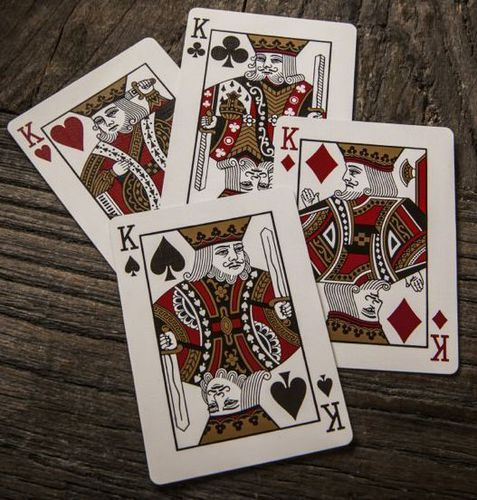
#> input picture Resources/cards.jpg, 477 x 500 px, given in place of the camera
$ python chapter7.py
#> lines starting #> are read from the running program, lines starting #| are printed output that depends on the picture; after the words box and inside, x2 and y2 are one past the last pixel; in counts of white or black regions, pixels touching at a corner belong together
import cv2
import numpy as np

frame_width = 640
frame_height = 480
cap = cv2.VideoCapture(1)
cap.set(3, frame_width)
cap.set(4, frame_height)
cap.set(10, 150)


def stack_images(scale, img_array):
    rows = len(img_array)
    cols = len(img_array[0])
    rows_available = isinstance(img_array[0], list)
    width = img_array[0][0].shape[1]
    height = img_array[0][0].shape[0]
    if rows_available:
        for x in range(0, rows):
            for y in range(0, cols):
                if img_array[x][y].shape[:2] == img_array[0][0].shape[:2]:
                    img_array[x][y] = cv2.resize(img_array[x][y], (0, 0), None, scale, scale)
                else:
                    img_array[x][y] = cv2.resize(img_array[x][y], (img_array[0][0].shape[1], img_array[0][0].shape[0]),
                                                 None, scale, scale)
                if len(img_array[x][y].shape) == 2:
                    img_array[x][y] = cv2.cvtColor(img_array[x][y], cv2.COLOR_GRAY2BGR)
        image_blank = np.zeros((height, width, 3), np.uint8)
        hor = [image_blank] * rows
        for x in range(0, rows):
            hor[x] = np.hstack(img_array[x])
        ver = np.vstack(hor)
    else:
        for x in range(0, rows):
            if img_array[x].shape[:2] == img_array[0].shape[:2]:
                img_array[x] = cv2.resize(img_array[x], (0, 0), None, scale, scale)
            else:
                img_array[x] = cv2.resize(img_array[x], (img_array[0].shape[1], img_array[0].shape[0]), None, scale,
                                          scale)
            if len(img_array[x].shape) == 2:
                img_array[x] = cv2.cvtColor(img_array[x], cv2.COLOR_GRAY2BGR)
        hor = np.hstack(img_array)
        ver = hor
    return ver


def empty(a):
    pass


path = "Resources/lambo.png"
cv2.namedWindow("TrackBars")
cv2.resizeWindow("TrackBars", 640, 240)
cv2.createTrackbar("Hue Min", "TrackBars", 0, 179, empty)
cv2.createTrackbar("Hue Max", "TrackBars", 19, 179, empty)
cv2.createTrackbar("Sat Min", "TrackBars", 110, 255, empty)
cv2.createTrackbar("Sat Max", "TrackBars", 240, 255, empty)
cv2.createTrackbar("Val Min", "TrackBars", 153, 255, empty)
cv2.createTrackbar("Val Max", "TrackBars", 255, 255, empty)

while True:
    # img = cv2.imread(path)
    success, img = cap.read()
#> img is the input picture: shape (500, 477, 3); mean B, G, R 88.1, 96.6, 109.6
    imgHSV = cv2.cvtColor(img, cv2.COLOR_BGR2HSV)
#> imgHSV: shape (500, 477, 3); mean H, S, V 21.2, 75.8, 109.6
    h_min = cv2.getTrackbarPos("Hue Min", "TrackBars")
    h_max = cv2.getTrackbarPos("Hue Max", "TrackBars")
    s_min = cv2.getTrackbarPos("Sat Min", "TrackBars")
    s_max = cv2.getTrackbarPos("Sat Max", "TrackBars")
    v_min = cv2.getTrackbarPos("Val Min", "TrackBars")
    v_max = cv2.getTrackbarPos("Val Max", "TrackBars")
    lower = np.array([h_min, s_min, v_min])
    upper = np.array([h_max, s_max, v_max])
    mask = cv2.inRange(imgHSV, lower, upper)
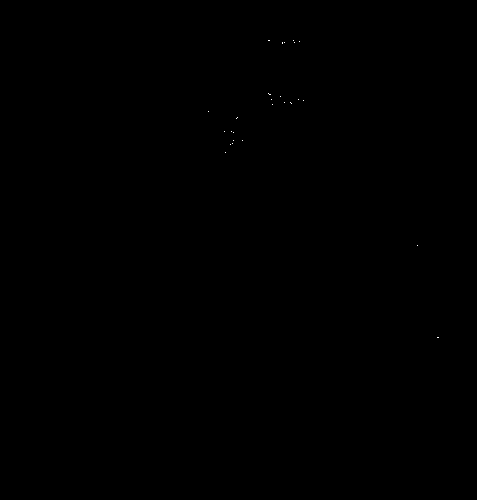
#> mask: shape (500, 477); 0.01% white in thin lines or dots, all inside (x1, y1, x2, y2) = (208, 40, 439, 338)
    img_result = cv2.bitwise_and(img, img, mask=mask)

    img_stack = stack_images(0.6, ([img, imgHSV], [mask, img_result]), )
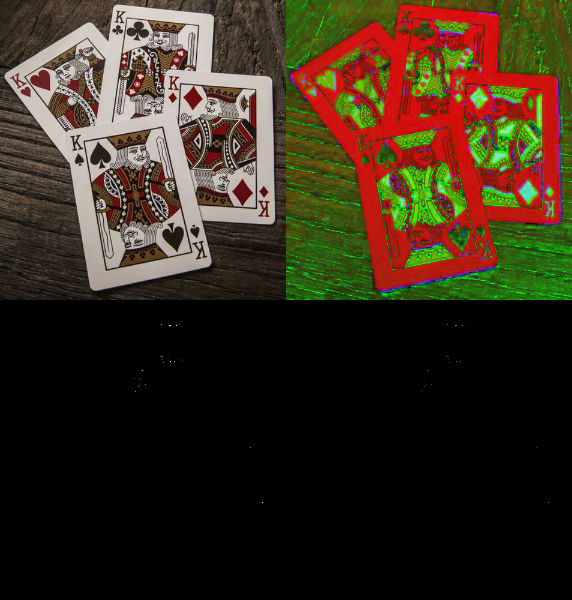
#> img_stack: shape (600, 572, 3); mean B, G, R 27.3, 43.1, 54.8
    cv2.imshow("Stacks", img_stack)

    cv2.waitKey(1)
